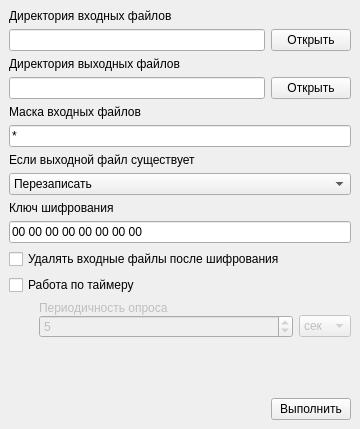
<?xml version="1.0" encoding="UTF-8"?>
<ui version="4.0">
 <class>MainWindow</class>
 <widget class="QMainWindow" name="MainWindow">
  <property name="geometry">
   <rect>
    <x>0</x>
    <y>0</y>
    <width>360</width>
    <height>429</height>
   </rect>
  </property>
  <property name="minimumSize">
   <size>
    <width>360</width>
    <height>429</height>
   </size>
  </property>
  <property name="maximumSize">
   <size>
    <width>16777215</width>
    <height>429</height>
   </size>
  </property>
  <property name="windowTitle">
   <string>BatchCrypt</string>
  </property>
  <widget class="QWidget" name="centralwidget">
   <layout class="QVBoxLayout" name="verticalLayout_7">
    <item>
     <widget class="QWidget" name="wOptions" native="true">
      <layout class="QVBoxLayout" name="verticalLayout_5">
       <property name="leftMargin">
        <number>0</number>
       </property>
       <property name="topMargin">
        <number>0</number>
       </property>
       <property name="rightMargin">
        <number>0</number>
       </property>
       <property name="bottomMargin">
        <number>0</number>
       </property>
       <item>
        <layout class="QVBoxLayout" name="verticalLayout">
         <item>
          <widget class="QLabel" name="label">
           <property name="text">
            <string>Директория входных файлов</string>
           </property>
          </widget>
         </item>
         <item>
          <layout class="QHBoxLayout" name="horizontalLayout">
           <item>
            <widget class="QLineEdit" name="leInDir"/>
           </item>
           <item>
            <widget class="QPushButton" name="pbInDirOpen">
             <property name="text">
              <string>Открыть</string>
             </property>
            </widget>
           </item>
          </layout>
         </item>
        </layout>
       </item>
       <item>
        <layout class="QVBoxLayout" name="verticalLayout_2">
         <item>
          <widget class="QLabel" name="label_2">
           <property name="text">
            <string>Директория выходных файлов</string>
           </property>
          </widget>
         </item>
         <item>
          <layout class="QHBoxLayout" name="horizontalLayout_2">
           <item>
            <widget class="QLineEdit" name="leOutDir"/>
           </item>
           <item>
            <widget class="QPushButton" name="pbOutDirOpen">
             <property name="text">
              <string>Открыть</string>
             </property>
            </widget>
           </item>
          </layout>
         </item>
        </layout>
       </item>
       <item>
        <layout class="QVBoxLayout" name="verticalLayout_3">
         <item>
          <widget class="QLabel" name="label_3">
           <property name="text">
            <string>Маска входных файлов</string>
           </property>
          </widget>
         </item>
         <item>
          <widget class="QLineEdit" name="leMask">
           <property name="text">
            <string>*</string>
           </property>
          </widget>
         </item>
        </layout>
       </item>
       <item>
        <layout class="QVBoxLayout" name="verticalLayout_4">
         <item>
          <widget class="QLabel" name="label_4">
           <property name="text">
            <string>Если выходной файл существует</string>
           </property>
          </widget>
         </item>
         <item>
          <widget class="QComboBox" name="cobFileExistAction">
           <item>
            <property name="text">
             <string>Перезаписать</string>
            </property>
           </item>
           <item>
            <property name="text">
             <string>Добавить счётчик к имени</string>
            </property>
           </item>
          </widget>
         </item>
        </layout>
       </item>
       <item>
        <layout class="QVBoxLayout" name="verticalLayout_6">
         <item>
          <widget class="QLabel" name="label_6">
           <property name="text">
            <string>Ключ шифрования</string>
           </property>
          </widget>
         </item>
         <item>
          <widget class="QLineEdit" name="leKey">
           <property name="inputMask">
            <string>HH HH HH HH HH HH HH HH</string>
           </property>
           <property name="text">
            <string>00 00 00 00 00 00 00 00</string>
           </property>
          </widget>
         </item>
        </layout>
       </item>
       <item>
        <widget class="QCheckBox" name="cbDelete">
         <property name="text">
          <string>Удалять входные файлы после шифрования</string>
         </property>
        </widget>
       </item>
       <item>
        <widget class="QCheckBox" name="cbTimer">
         <property name="text">
          <string>Работа по таймеру</string>
         </property>
        </widget>
       </item>
       <item>
        <widget class="QWidget" name="wTimer" native="true">
         <property name="enabled">
          <bool>false</bool>
         </property>
         <layout class="QVBoxLayout" name="verticalLayout_8">
          <property name="spacing">
           <number>0</number>
          </property>
          <property name="leftMargin">
           <number>30</number>
          </property>
          <property name="topMargin">
           <number>0</number>
          </property>
          <property name="rightMargin">
           <number>0</number>
          </property>
          <property name="bottomMargin">
           <number>0</number>
          </property>
          <item>
           <widget class="QLabel" name="lbTimer">
            <property name="enabled">
             <bool>false</bool>
            </property>
            <property name="text">
             <string>Периодичность опроса</string>
            </property>
           </widget>
          </item>
          <item>
           <layout class="QHBoxLayout" name="horizontalLayout_3">
            <property name="spacing">
             <number>6</number>
            </property>
            <item>
             <widget class="QSpinBox" name="sbInterval">
              <property name="minimum">
               <number>1</number>
              </property>
              <property name="maximum">
               <number>2147483647</number>
              </property>
              <property name="value">
               <number>5</number>
              </property>
             </widget>
            </item>
            <item>
             <widget class="QComboBox" name="cobIntervalUnit">
              <property name="sizePolicy">
               <sizepolicy hsizetype="Fixed" vsizetype="Fixed">
                <horstretch>0</horstretch>
                <verstretch>0</verstretch>
               </sizepolicy>
              </property>
              <property name="currentIndex">
               <number>2</number>
              </property>
              <item>
               <property name="text">
                <string>ч</string>
               </property>
              </item>
              <item>
               <property name="text">
                <string>мин </string>
               </property>
              </item>
              <item>
               <property name="text">
                <string>сек</string>
               </property>
              </item>
              <item>
               <property name="text">
                <string>мс</string>
               </property>
              </item>
             </widget>
            </item>
           </layout>
          </item>
         </layout>
        </widget>
       </item>
      </layout>
     </widget>
    </item>
    <item>
     <spacer name="verticalSpacer">
      <property name="orientation">
       <enum>Qt::Orientation::Vertical</enum>
      </property>
      <property name="sizeHint" stdset="0">
       <size>
        <width>20</width>
        <height>40</height>
       </size>
      </property>
     </spacer>
    </item>
    <item>
     <layout class="QHBoxLayout" name="horizontalLayout_4">
      <item>
       <spacer name="horizontalSpacer">
        <property name="orientation">
         <enum>Qt::Orientation::Horizontal</enum>
        </property>
        <property name="sizeHint" stdset="0">
         <size>
          <width>40</width>
          <height>20</height>
         </size>
        </property>
       </spacer>
      </item>
      <item>
       <widget class="QPushButton" name="pbProcess">
        <property name="text">
         <string>Выполнить</string>
        </property>
       </widget>
      </item>
     </layout>
    </item>
   </layout>
  </widget>
 </widget>
 <resources/>
 <connections/>
</ui>
